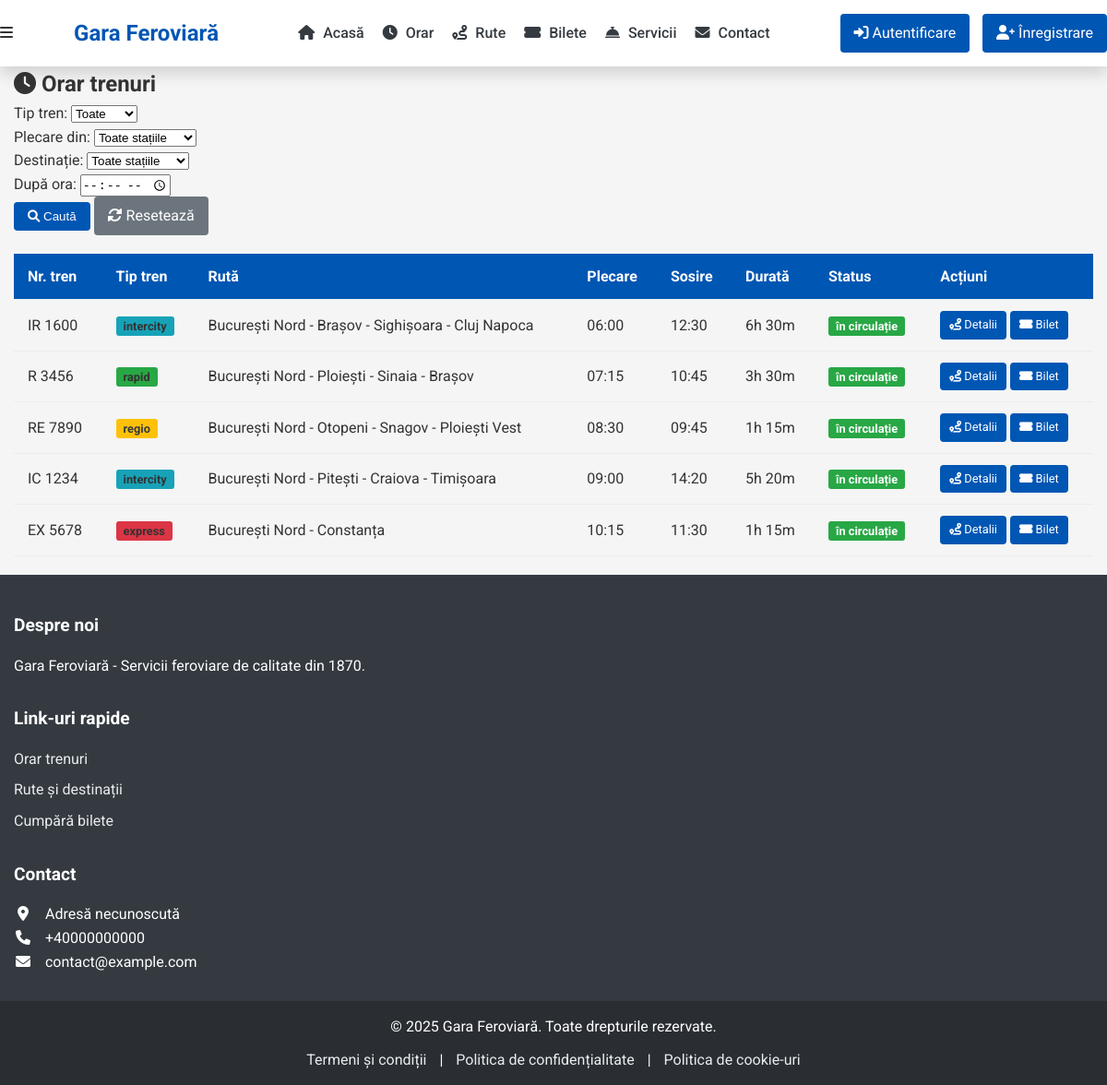
Page /orar.php on the committed database.
### tables this page shows
CREATE TABLE `trains` (
  `train_id` int(11) NOT NULL,
  `numar_tren` varchar(10) NOT NULL,
  `tip_tren` enum('rapid','intercity','regio','express') NOT NULL,
  `plecare` varchar(50) NOT NULL,
  `sosire` varchar(50) NOT NULL,
  `rute` text NOT NULL,
  `durata_traseu` int(11) NOT NULL,
  `status` enum('în circulație','întârziat','anulat') DEFAULT 'în circulație'
);

### public/orar.php (the view, shortened to what this page needs)
<?php
require_once __DIR__ . '/../templates/header.php';
$filters = [
    'tip_tren' => $_GET['tip_tren'] ?? '',
    'plecare' => $_GET['plecare'] ?? '',
    'sosire' => $_GET['sosire'] ?? '',
    'ora_plecare' => $_GET['ora_plecare'] ?? ''
];
$sql = "SELECT * FROM trains WHERE 1=1";
$params = [];
$sql .= " ORDER BY plecare ASC";
$stmt = $conn->prepare($sql);
$stmt->execute($params);
$trains = $stmt->fetchAll(PDO::FETCH_ASSOC);
?>
<section class="timetable">
    <h1><i class="fas fa-clock"></i> Orar trenuri</h1>
    <div class="search-filters">
        <form method="GET" action="">
            <div class="filter-group">
                <label for="tip_tren">Tip tren:</label>
                <select name="tip_tren" id="tip_tren">
                    <option value="">Toate</option>
                </select>
            </div>
            <div class="filter-group">
                <label for="plecare">Plecare din:</label>
                <select name="plecare" id="plecare">
                    <option value="">Toate stațiile</option>
                </select>
            </div>
            <div class="filter-group">
                <label for="sosire">Destinație:</label>
                <select name="sosire" id="sosire">
                    <option value="">Toate stațiile</option>
                </select>
            </div>
            <div class="filter-group">
                <label for="ora_plecare">După ora:</label>
                <input type="time" name="ora_plecare" id="ora_plecare" value="<?php echo htmlspecialchars($filters['ora_plecare']); ?>">
            </div>
            <button type="submit" class="btn"><i class="fas fa-search"></i> Caută</button>
            <a href="../public/orar.php" class="btn secondary"><i class="fas fa-sync-alt"></i> Resetează</a>
        </form>
    </div>
    <div class="train-list">
        <?php if (count($trains) > 0): ?>
            <table>
                <thead>
                    <tr>
                        <th>Nr. tren</th>
                        <th>Tip tren</th>
                        <th>Rută</th>
                        <th>Plecare</th>
                        <th>Sosire</th>
                        <th>Durată</th>
                        <th>Status</th>
                        <th>Acțiuni</th>
                    </tr>
                </thead>
                <tbody>
                    <?php foreach ($trains as $train): ?>
                        <tr>
                            <td><?php echo htmlspecialchars($train['numar_tren']); ?></td>
                            <td><span class="train-type <?php echo strtolower($train['tip_tren']); ?>"><?php echo htmlspecialchars($train['tip_tren']); ?></span></td>
                            <td><?php echo htmlspecialchars($train['rute']); ?></td>
                            <td><?php echo htmlspecialchars($train['plecare']); ?></td>
                            <td><?php echo htmlspecialchars($train['sosire']); ?></td>
                            <td><?php echo floor($train['durata_traseu']/60); ?>h <?php echo $train['durata_traseu']%60; ?>m</td>
                            <td><span class="status <?php echo str_replace(' ', '-', strtolower($train['status'])); ?>"><?php echo htmlspecialchars($train['status']); ?></span></td>
                            <td>
                                <a href="../public/rute.php?train_id=<?php echo $train['train_id']; ?>" class="btn small"><i class="fas fa-route"></i> Detalii</a>
                                <a href="../public/bilete.php?train_id=<?php echo $train['train_id']; ?>" class="btn small primary"><i class="fas fa-ticket-alt"></i> Bilet</a>
                            </td>
                        </tr>
                    <?php endforeach; ?>
                </tbody>
            </table>
        <?php endif; ?>
    </div>
</section>
<?php require_once __DIR__ . '/../templates/footer.php'; ?>

### assets/css/style.css (style rules this page uses)
:root { --primary-color: #0056b3; --secondary-color: #6c757d; --success-color: #28a745; --danger-color: #dc3545; --warning-color: #ffc107; --info-color: #17a2b8; --light-color: #f8f9fa; --dark-color: #343a40; --white: #ffffff; --gray: #6c757d; --gray-light: #e9ecef; --font-primary: 'Roboto', sans-serif; --box-shadow: 0 0.5rem 1rem rgba(0, 0, 0, 0.15); --border-radius: 0.25rem; }
* { margin: 0; padding: 0; box-sizing: border-box; }
body { font-family: var(--font-primary); line-height: 1.6; color: #333; background-color: #f5f5f5; }
.btn { display: inline-block; padding: 8px 15px; background-color: var(--primary-color); color: var(--white); border: none; border-radius: var(--border-radius); text-decoration: none; cursor: pointer; transition: background-color 0.3s; }
.btn.secondary { background-color: var(--secondary-color); }
.btn.small { padding: 5px 10px; font-size: 0.8rem; }
.train-type { padding: 3px 8px; border-radius: 3px; font-size: 0.8rem; font-weight: bold; }
.train-type.rapid { background-color: var(--success-color); }
.train-type.intercity { background-color: var(--info-color); }
.train-type.regio { background-color: var(--warning-color); color: var(--dark-color); }
.train-type.express { background-color: var(--danger-color); }
table { width: 100%; border-collapse: collapse; margin: 20px 0; }
table th, table td { padding: 12px 15px; text-align: left; border-bottom: 1px solid var(--gray-light); }
table th { background-color: var(--primary-color); color: var(--white); }
.status { padding: 3px 8px; border-radius: 3px; font-size: 0.8rem; font-weight: bold; }
.status.în-circulație { background-color: var(--success-color); color: var(--white); }

### rows in the picture
trains: numar_tren "IR 1600", tip_tren "intercity", rute "București Nord - Brașov - Sighișoara - Cluj Napoca", plecare "06:00", sosire "12:30", floor($train['durata_traseu']/60) "6", $train['durata_traseu']%60 "30", status "în circulație"
trains: numar_tren "R 3456", tip_tren "rapid", rute "București Nord - Ploiești - Sinaia - Brașov", plecare "07:15", sosire "10:45", floor($train['durata_traseu']/60) "3", $train['durata_traseu']%60 "30", status "în circulație"
trains: numar_tren "RE 7890", tip_tren "regio", rute "București Nord - Otopeni - Snagov - Ploiești Vest", plecare "08:30", sosire "09:45", floor($train['durata_traseu']/60) "1", $train['durata_traseu']%60 "15", status "în circulație"
trains: numar_tren "IC 1234", tip_tren "intercity", rute "București Nord - Pitești - Craiova - Timișoara", plecare "09:00", sosire "14:20", floor($train['durata_traseu']/60) "5", $train['durata_traseu']%60 "20", status "în circulație"
trains: numar_tren "EX 5678", tip_tren "express", rute "București Nord - Constanța", plecare "10:15", sosire "11:30", floor($train['durata_traseu']/60) "1", $train['durata_traseu']%60 "15", status "în circulație"

### other values in the picture
$settings['nume_gara'] "Gara Feroviară"
$settings['adresa_gara'] "Adresă necunoscută"
$settings['telefon_gara'] "+40000000000"
$settings['email_gara'] "contact@example.com"
